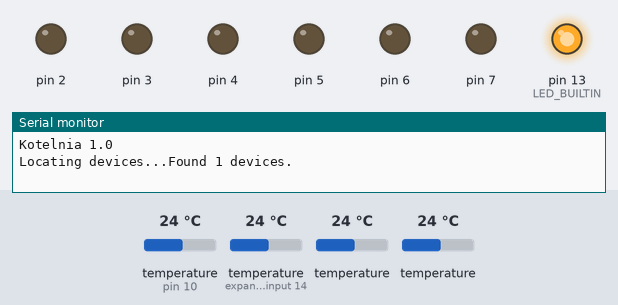
A sketch run on a simulated Arduino Uno, built with avr-gcc and run on an emulated ATmega328P. Parts: output pins drawn as LEDs (lit = HIGH), the last lines printed to the serial monitor. Inputs (shaded band) come from the test bench; at power-on: temperature (sensors on pin 10, expander input 14) 24 °C, temperature 24 °C.

Above: at 2.2 s.
2.3 s: temperature (sensor on pin 10) set to 26.1 °C
6.9 s: temperature (sensor on pin 10) set to 27.6 °C
At 11.6 s:
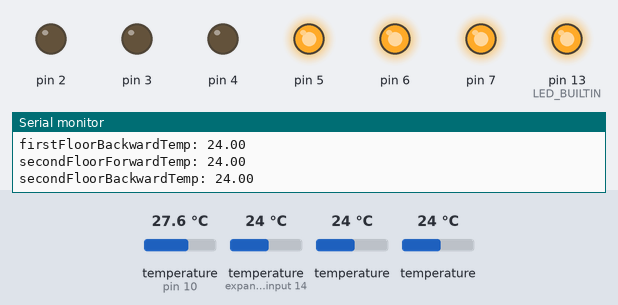
11.9 s: temperature (sensor 210) set to 26.4 °C
16.6 s: temperature (sensor 210) set to 27.6 °C
At 21.6 s:
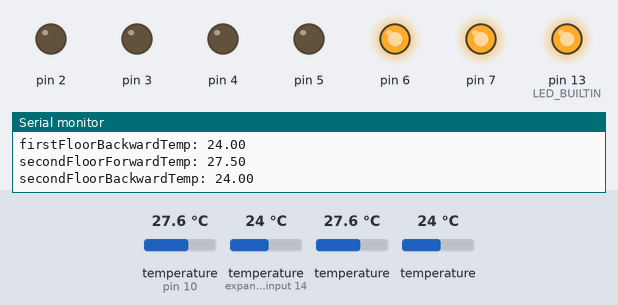
21.9 s: temperature (sensor on pin 10) set to 12 °C
At 26.6 s:
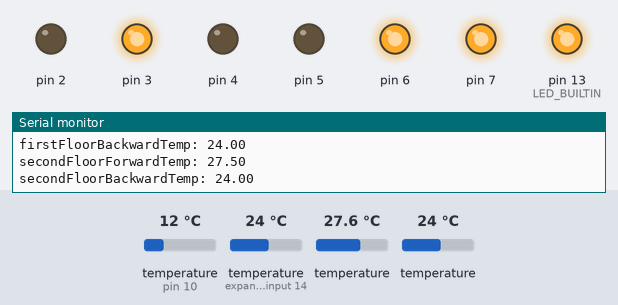
26.9 s: temperature (sensor 210) set to 28.6 °C
31.6 s: temperature (sensor 210) set to 29.7 °C
At 36.6 s:
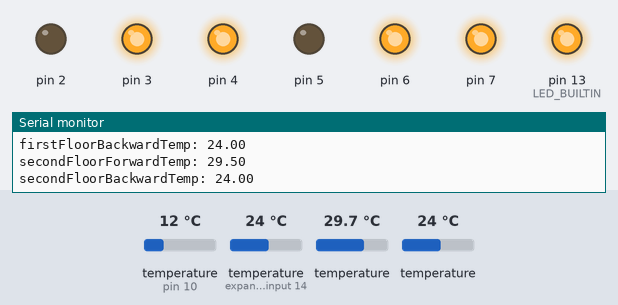
Timing chart, 0 to 37.9 s (numbered marks = the images above; inputs shaded):
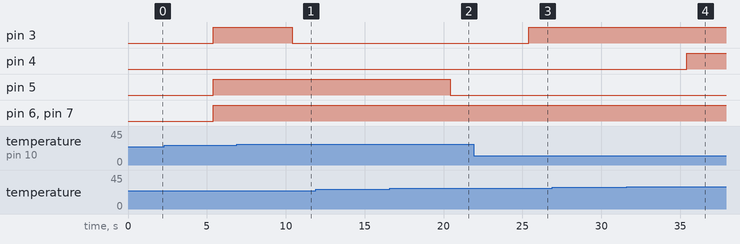

Measured:
- the behaviour switches between 26.9 and 27 °C on temperature (sensor on pin 10) (found by bisection; images 0 and 1)
- the behaviour switches between 26.9 and 27 °C on temperature (sensor 210) (found by bisection; images 1 and 2)
- the behaviour switches between 29.2 and 29.3 °C on temperature (sensor 210) (found by bisection; images 3 and 4)
- after the input at 6.9 s, pin 3: HIGH → LOW after 3.5 s
- after the input at 16.6 s, pin 5: HIGH → LOW after 3.8 s
- after the input at 21.9 s, pin 3: LOW → HIGH after 3.5 s
- after the input at 31.6 s, pin 4: LOW → HIGH after 3.8 s

The sketch:

Kotelnia.ino
```cpp
#include "ServoController.h"
#include "TempCollector.h"
#include "SerialComm.h"

// Data wire is plugged into port ONE_WIRE_BUS on the Arduino
#define ONE_WIRE_BUS 10

unsigned long previousMillisecond = 0;
//servo
const uint8_t FIRST_FLOOR_WATER_POMP = 6;
const uint8_t SECOND_FLOOR_WATER_POMP = 7;
const uint8_t SERVO_1_CLOSE = 2;
const uint8_t SERVO_1_OPEN = 3;
const uint8_t SERVO_2_CLOSE = 4;
const uint8_t SERVO_2_OPEN = 5;

ServoController firsFloorController;
ServoController secondFloorController;
//
TempCollector tempCollector(ONE_WIRE_BUS);

int numberOfDevices; // Number of temperature devices found

long interval = 5000; //5 sec
unsigned long currentMillis;

SerialComm comm(&Serial);

void setup(void) {

  firsFloorController.begin(SERVO_1_CLOSE, SERVO_1_OPEN, FIRST_FLOOR_WATER_POMP);
  secondFloorController.begin(SERVO_2_CLOSE, SERVO_2_OPEN, SECOND_FLOOR_WATER_POMP);
  pinMode(LED_BUILTIN, OUTPUT);
  // start serial port
  Serial.begin(9600);
  Serial.println("Kotelnia 1.0");
  delay(500);

  Serial.print("Locating devices...");
  tempCollector.begin();
  numberOfDevices = tempCollector.getDeviceCount();
  Serial.print("Found ");
  Serial.print(numberOfDevices, DEC);
  Serial.println(" devices.");
  if(numberOfDevices < 2) {
    alarm_on;
  }
  firsFloorController.setRequiredTemp(28.0);
  secondFloorController.setRequiredTemp(28.0);
}

void loop(void) {

  currentMillis = millis();
  //overflow (go back to zero), after approximately 50 days
  //check overflow:
  if(previousMillisecond > currentMillis) {
    previousMillisecond = currentMillis;
  }
  if (currentMillis - previousMillisecond >= interval) {
    previousMillisecond = currentMillis;
    floorControl();
  }

  comm.process();

}

void floorControl() {
  // call sensors.requestTemperatures() to issue a global temperature
  // request to all devices on the bus
  Serial.print("Requesting temperatures...");
  tempCollector.requestTemperatures(); // Send the command to get temperatures
  Serial.println("DONE");
  Serial.println();

  Serial.print("firstFloorForwardTemp: ");
  Serial.println(tempCollector.getTemp(FIRST_FLOOR_FORWARD_TEMP));
  Serial.print("firstFloorBackwardTemp: ");
  Serial.println(tempCollector.getTemp(FIRST_FLOOR_BACKWARD_TEMP));
  Serial.print("secondFloorForwardTemp: ");
  Serial.println(tempCollector.getTemp(SECOND_FLOOR_FORWARD_TEMP));
  Serial.print("secondFloorBackwardTemp: ");
  Serial.println(tempCollector.getTemp(SECOND_FLOOR_BACKWARD_TEMP));

  firsFloorController.process(tempCollector.getTemp(FIRST_FLOOR_FORWARD_TEMP), tempCollector.getTemp(FIRST_FLOOR_BACKWARD_TEMP));
  secondFloorController.process(tempCollector.getTemp(SECOND_FLOOR_FORWARD_TEMP), tempCollector.getTemp(SECOND_FLOOR_BACKWARD_TEMP));
}

void serialEvent() {
  comm.serialEvent();
}
```

SerialComm.h
```cpp
#ifndef SerialComm_h
#define SerialComm_h

#ifdef __cplusplus

#include <Arduino.h>

class SerialComm {
  public:
    SerialComm(HardwareSerial *_serial): serial(_serial) {
      // reserve 200 bytes for the inputString:
      inputString.reserve(100);

    }

    void serialEvent() {
      if (stringComplete == true) {
        return;
      }

      while (serial->available()) {
        // get the new byte:
        char inChar = (char)serial->read();
        // add it to the inputString:
        inputString += inChar;
        // if the incoming character is a newline, set a flag so the main loop can
        // do something about it:
        if (inChar == '\n') {
          stringComplete = true;
          break;
        }
      }
    }

    void process() {
      if (stringComplete) {
        serial->println(inputString);
        // clear the string:
        inputString = "";
        stringComplete = false;
      }
    }

  private:
    HardwareSerial *serial;
    String inputString = "";      // a String to hold incoming data
    bool stringComplete = false;  // whether the string is complete
};

#endif // __cplusplus
#endif // SerialComm_h
```

ServoController.h
```cpp
#ifndef ServoController_h
#define ServoController_h

#ifdef __cplusplus

#include <Arduino.h>
#include "ServoHerz.h"

#define alarm_on digitalWrite(LED_BUILTIN, HIGH)
#define alarm_off digitalWrite(LED_BUILTIN, LOW)

class ServoController {
  public:
    void begin(uint8_t _pinLeft, uint8_t _pinRight, uint8_t _pinWaterPomp) {
      servo.begin(_pinLeft, _pinRight);
      pinWaterPomp = _pinWaterPomp;
      pinMode(_pinWaterPomp, OUTPUT);
      waterPomp(false);
      servo.stop();
      requiredTemp = defaultRequiredTemp;
    }

    void setRequiredTemp(float temp) {
      requiredTemp = temp;
    }

    void process(float forwardTemp, float backwardTemp) {
      if(!checkAndSaveTemperature(forwardTemp, backwardTemp)) {
        this->stopAndAlarm();
        return;
      }
      if (forwardTemp < 0) {
        return; // to miss one wrong parameter
      }

      if (waitingHigherTemp) {
        if ( forwardTemp > 40 || backwardTemp > 40 ||
            outOfTimeInterval(millis(), waitingHigherTempTime, waitingHigherTempInterval)) {
          this->stopServoWaterPompOn();
          waitingHigherTemp = false;
        }
      }

      if(forwardTemp > requiredTemp + deviation) {
        this->left();
      } else if (forwardTemp + deviation < requiredTemp) {
        this->right();
      } else {
        this->stopServoWaterPompOn();
      }
      return;
    }

  private:
    ServoHerz servo;
    float forwardTempAcc = 0;
    float backwardTempAcc = 0;
    float requiredTemp;
    uint8_t pinWaterPomp;
    //
    const int deviation = 1;
    static const int defaultRequiredTemp = 20;
    //
    static const long interval = 150000; //150sec
    unsigned long servoRegulatorStartMovementTime = 0;
    unsigned long waterPompStartTime = 0;
    unsigned long waitingHigherTempTime = 0;
    static const long waitingHigherTempInterval = 1800000; //1800sec = 30min
    bool movingLeftFlag = false;
    bool movingRightFlag = false;
    bool waterPompFlag = false;
    bool waitingHigherTemp = false;
    //

    void stopAndAlarm() {
      this->stopServoWaterPompOn(); // it must be first because this method sets waterPompFlag to true
      this->waterPomp(false);
      alarm_on;
    }

    bool checkAndSaveTemperature(float forwardTemp, float backwardTemp) {
      if ( forwardTemp < 0 && forwardTempAcc < 0 ) {
        return false;
      }
      if ( backwardTemp < 0 && backwardTempAcc < 0 ) {
        return false;
      }
      if(waterPompFlag) {
        if (outOfTimeInterval(millis(), waterPompStartTime, interval)) {
          // forward stream temperature should be less then backward stream
          if ( forwardTemp > 0 && backwardTemp > 0 && forwardTemp + 2*deviation < backwardTemp ) {
            return false;
          }
          // the temperature of the water floor should be less then 45
          if( forwardTemp > 45 && forwardTempAcc > 45) {
            return false;
          }
        }
      }

      forwardTempAcc = forwardTemp;
      backwardTempAcc = backwardTemp;
      return true;
    }

    void left() {
      if(movingLeftFlag) {
        if (outOfTimeInterval(millis(), servoRegulatorStartMovementTime, interval)) {
          // regulator is in a minimal position at this moment
          servo.stop();
          // but temperature is sill high
          // stoping waterPomp to floor protect
          waterPomp(false);
        }
      } else {
        waterPomp(true);
        servo.left();
        movingLeftFlag = true;
        movingRightFlag = false;
        servoRegulatorStartMovementTime = millis();
      }
    }

    void right() {
      unsigned long currentMillis = millis();
      if(movingRightFlag) {
        if (outOfTimeInterval(currentMillis, servoRegulatorStartMovementTime, interval)) {
          if (!waitingHigherTemp) {
            waitHigherTemp();
          }
        }
      } else {
        waterPomp(true);
        servo.right();
        movingLeftFlag = false;
        movingRightFlag = true;
        servoRegulatorStartMovementTime = currentMillis;
      }
    }

    void waitHigherTemp() {
           // regulator is in a maximum position  at this moment
          servo.stop();
          // but temperature is sill low
          // stoping waterPomp to keep floor heated
          waterPomp(false);
          waitingHigherTemp = true; // waiting flag is ON
          waitingHigherTempTime = millis();
    }

    void stopServoWaterPompOn() {
      // temperature of the water stream is close to required
      // keeping regulator in this position
      servo.stop();
      movingLeftFlag = false;
      movingRightFlag = false;
      waterPomp(true);
    }

    void waterPomp(bool stream) {
      if(!waterPompFlag && stream) {
        // it is first command to start
        waterPompStartTime = millis();
      }
      waterPompFlag = stream;
      if(stream) {
        digitalWrite(pinWaterPomp, HIGH);
      } else {
        digitalWrite(pinWaterPomp, LOW);
      }
    }

    bool outOfTimeInterval(const unsigned long currentMillis, unsigned long & startedTime, const long interval) {
        //overflow (go back to zero), after approximately 50 days
        //check overflow:
        if(startedTime > currentMillis) {
          startedTime = currentMillis;
        }
        return currentMillis - startedTime > interval;
    }

};

#endif // __cplusplus
#endif // ServoController_h
```

ServoHerz.h
```cpp
#ifndef ServoHerz_h
#define ServoHerz_h

#ifdef __cplusplus

#include <Arduino.h>

class ServoHerz {
	private:
		uint8_t pinLeft;
		uint8_t pinRight;

	public:
		  void begin(uint8_t _pinLeft, uint8_t _pinRight) {
		    pinLeft = _pinLeft;
		    pinRight = _pinRight;

		    pinMode(pinLeft, OUTPUT);
		    digitalWrite(pinLeft, LOW);
		    pinMode(pinRight, OUTPUT);
		    digitalWrite(pinRight, LOW);
		  }

		  void left() {
		    digitalWrite(pinRight, LOW);
		    digitalWrite(pinLeft, HIGH);
		  }

		  void right() {
		    digitalWrite(pinLeft, LOW);
		    digitalWrite(pinRight, HIGH);
		  }

		  void stop() {
		    digitalWrite(pinLeft, LOW);
		    digitalWrite(pinRight, LOW);
		  }

};

#endif // __cplusplus
#endif // ServoHerz_h
```

TempCollector.h
```cpp
#ifndef TempCollector_h
#define TempCollector_h

#ifdef __cplusplus

#include <Arduino.h>
#include <OneWire.h>
#include <DallasTemperature.h>


#define TEMPERATURE_PRECISION 10 // 9, 10, 11, 12

struct TempDevice {
  const uint8_t* deviceAddress;
  mutable float temp;
  TempDevice(const uint8_t* _deviceAddress) {deviceAddress = _deviceAddress;}
};

#define FIRST_FLOOR_FORWARD_TEMP    0
#define FIRST_FLOOR_BACKWARD_TEMP   1
#define SECOND_FLOOR_FORWARD_TEMP   2
#define SECOND_FLOOR_BACKWARD_TEMP  3

static const DeviceAddress firstFloorForwardTempAddr  = { 0x28, 0x13, 0x5E, 0xB6, 0x33, 0x14, 0x01, 0x00 };
static const DeviceAddress firstFloorBackwardTempAddr = { 0x28, 0xCF, 0x23, 0xE1, 0x32, 0x14, 0x01, 0xCD };
static const DeviceAddress secondFloorForwardTempAddr  = { 0x28, 0x7B, 0x73, 0xDB, 0x32, 0x14, 0x01, 0xD0 };
static const DeviceAddress secondFloorBackwardTempAddr = { 0x28, 0x9C, 0x18, 0xD2, 0x32, 0x14, 0x01, 0x8E };

class TempCollector {
  private:
    // Setup a oneWire instance to communicate with any OneWire devices (not just Maxim/Dallas temperature ICs)
    OneWire oneWire;
    // Pass our oneWire reference to Dallas Temperature.
    DallasTemperature sensors;

    const TempDevice tempDeviceList[4];

	public:
    TempCollector(uint8_t pin): oneWire(pin), sensors(&oneWire),
      tempDeviceList{
          TempDevice(firstFloorForwardTempAddr),
          TempDevice(firstFloorBackwardTempAddr),
          TempDevice(secondFloorForwardTempAddr),
          TempDevice(secondFloorBackwardTempAddr)
        } {}

    void begin() {
        // Start up the library
        sensors.begin();
        delay(500);
        // Loop through each device
        DeviceAddress tempDeviceAddress;
        for(uint8_t i=0; i<sensors.getDeviceCount(); i++)
        {
          // Search the wire for address
          if(sensors.getAddress(tempDeviceAddress, i))
          {
            // set the resolution to TEMPERATURE_PRECISION bit (Each Dallas/Maxim device is capable of several different resolutions)
            sensors.setResolution(tempDeviceAddress, TEMPERATURE_PRECISION);

          }
        }
    }

    int getDeviceCount() {
      // Grab a count of devices on the wire
      return sensors.getDeviceCount();
    }

    float getTemp(uint8_t deviceNumber) {
      return tempDeviceList[deviceNumber].temp;
    }

    void requestTemperatures() {
      sensors.requestTemperatures();
      delay(100);
      const uint8_t n = sizeof(tempDeviceList)/ sizeof( TempDevice );
      TempDevice* td;
      for(uint8_t i = 0; i < n ; i++){
        const TempDevice* td = &tempDeviceList[i];
        td->temp = sensors.getTempC(td->deviceAddress);
      }
    }


};

#endif // __cplusplus
#endif // TempCollector_h
```
